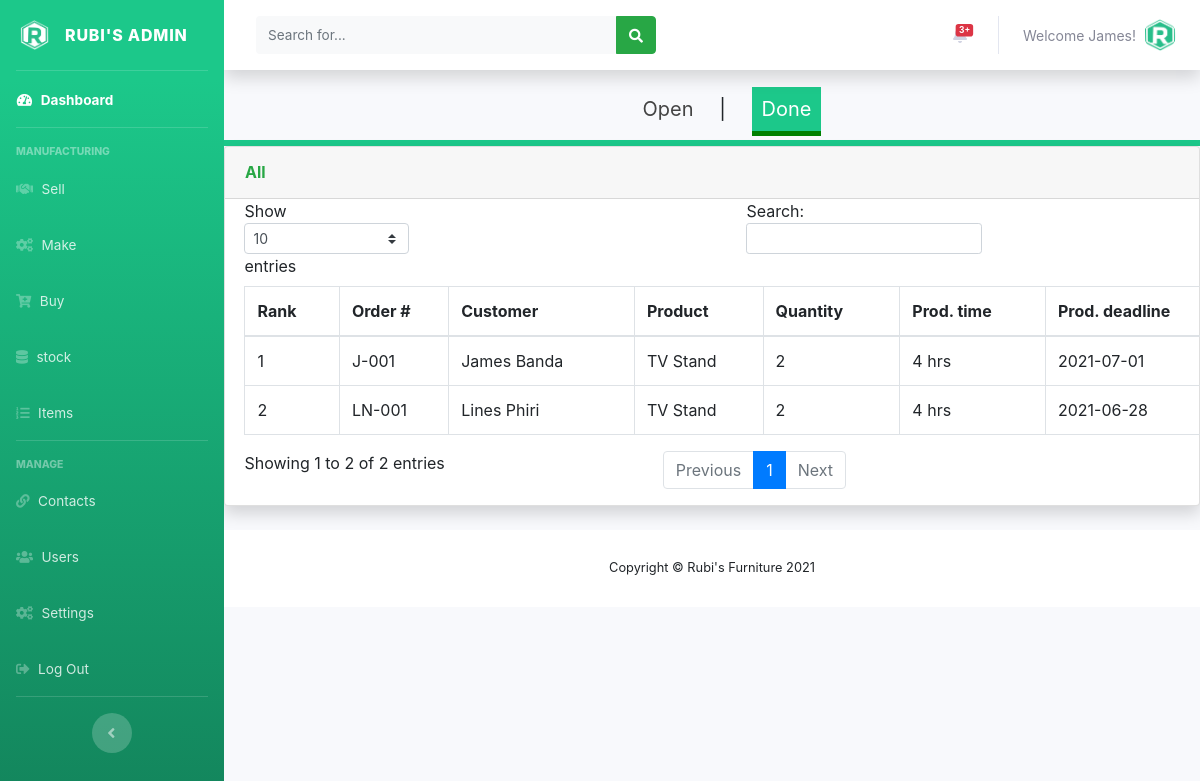
The app's page /admin/completemakeorders.php (signed in), older data.
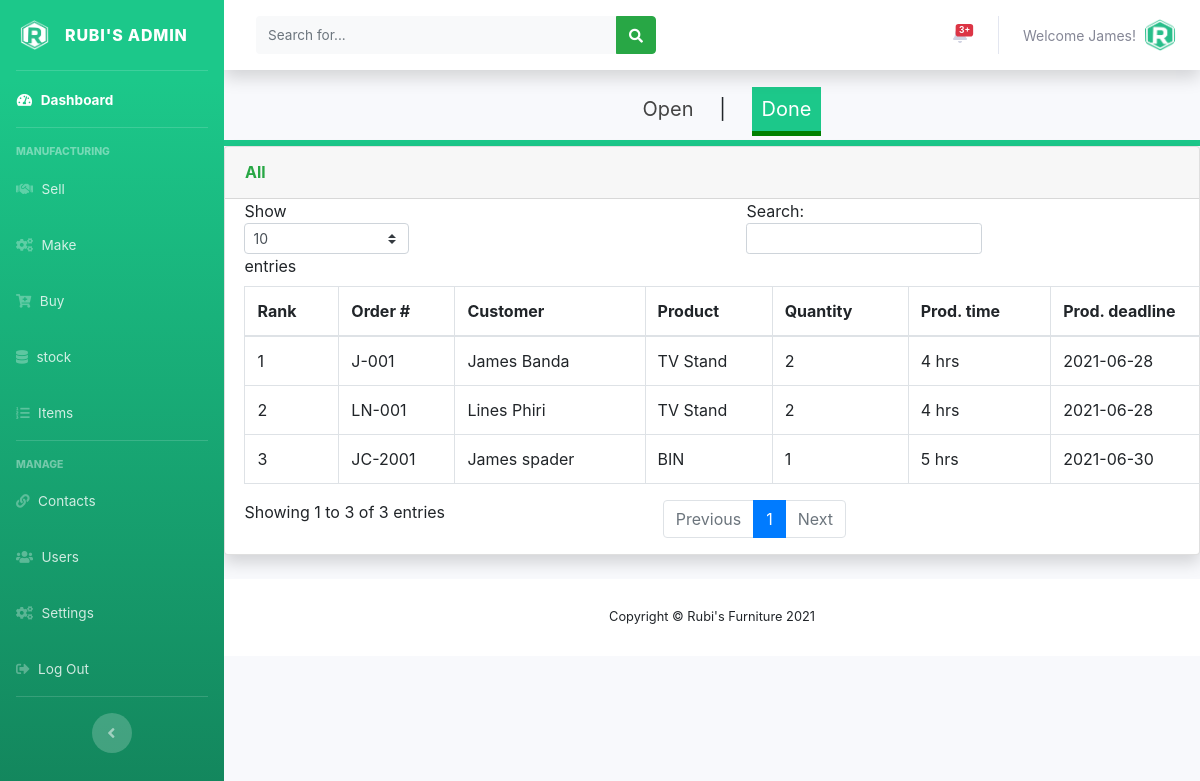
The same page, newer data.
### tables this page shows
CREATE TABLE IF NOT EXISTS `users` (
  `user_id` int(11) NOT NULL AUTO_INCREMENT,
  `full_name` varchar(150) NOT NULL,
  `user_name` varchar(120) NOT NULL,
  `user_password` varchar(250) NOT NULL,
  `email` varchar(120) NOT NULL,
  `role` int(10) NOT NULL,
  `user_status` int(11) NOT NULL DEFAULT '0',
  `date_created` timestamp NOT NULL DEFAULT CURRENT_TIMESTAMP,
  PRIMARY KEY (`user_id`),
  KEY `role` (`role`)
);

CREATE TABLE IF NOT EXISTS `tbl_sales_orders` (
  `id` int(11) NOT NULL AUTO_INCREMENT,
  `order_number` varchar(150) NOT NULL,
  `item` int(11) NOT NULL,
  `order_quantity` int(10) NOT NULL,
  `customer_name` varchar(150) NOT NULL,
  `total_amount` int(11) NOT NULL,
  `delivery_deadline` date DEFAULT NULL,
  `order_status` int(11) NOT NULL DEFAULT '0',
  `make_status` int(10) NOT NULL DEFAULT '0',
  `order_priority` int(11) NOT NULL DEFAULT '0',
  PRIMARY KEY (`id`)
);

CREATE TABLE IF NOT EXISTS `tbl_items` (
  `id` int(11) NOT NULL AUTO_INCREMENT,
  `item_name` varchar(150) NOT NULL,
  `variant_code` varchar(150) NOT NULL,
  `category` int(11) NOT NULL DEFAULT '0',
  `item_materials` varchar(150) NOT NULL,
  `item_operations` varchar(150) NOT NULL,
  `item_resources` varchar(150) NOT NULL,
  `default_sales_price` int(11) NOT NULL,
  `date_created` timestamp NOT NULL DEFAULT CURRENT_TIMESTAMP,
  PRIMARY KEY (`id`)
);

### admin/completemakeorders.php (the view, shortened to what this page needs)
<?php
include('../includes/config.php');
if (empty($_SESSION['user_id'])){
  header('Location: ../index.php');
}
else{
  include('includes/header.php');
  include('includes/navbar.php');
  include('includes/topbar.php');
  ?>
  <div class="nav1">
    <ul>
      <li><a href="makeorders.php">Open</a></li>
      <li>|</li>
      <li><a href="completemakeorders.php" class="active1" style="color:#FFFFFF;  background: #1cc88a;">Done</a></li>
    </ul>
  </div>
  <div class="card shadow mb-4">
    <div class="card-header py-3">
      <h6 class="m-0 font-weight-bold text-success">All</h6>
    </div>
    <div class="table-responsive">
      <?php
      $sql = "SELECT tbl_sales_orders.*, tbl_items.item_name, tbl_items.item_materials, tbl_items.item_operations, tbl_stock.in_stock, tbl_stock.expected_date FROM tbl_sales_orders INNER JOIN tbl_stock ON tbl_sales_orders.item = tbl_stock.item_name INNER JOIN tbl_items ON tbl_sales_orders.item = tbl_items.id WHERE  tbl_sales_orders.make_status = 3";
      $querry=$dbconn->prepare($sql);
      $querry->execute();
      $rows = $querry->fetchAll(PDO::FETCH_OBJ);
      $count = $querry->rowCount();
      $cnt = 1;?>
      <table class="table table-bordered" id="dataTable" width="120%" cellspacing="0">
        <thead>
          <tr>
            <th>Rank</th>
            <th>Order #</th>
            <th>Customer</th>
            <th>Product</th>
            <th>Quantity</th>
            <th>Prod. time</th>
            <th>Prod. deadline</th>
          </tr>
        </thead>
        <tbody>
          <?php if($count > 0)
          {
            foreach($rows as $row) {
              $d_deadline = $row->delivery_deadline;
              ?>
              <tr>
                <td><?php echo($cnt);?></td>
                <td><?php echo htmlentities($row->order_number);?></td>
                <td><?php echo htmlentities($row->customer_name);?></td>
                <td><?php echo htmlentities($row->item_name);?></td>
                <td><?php echo htmlentities($row->order_quantity);?></td>
                <?php
                $required_operations = unserialize($row->item_operations);
                $production_period = 0;
                foreach ($required_operations as $operations) {
                  $sql = "SELECT time_taken FROM tbl_operations WHERE id = $operations";
                  $querry=$dbconn->prepare($sql);
                  $querry->execute();
                  $rows = $querry->fetchAll(PDO::FETCH_OBJ);
                  $count = $querry->rowCount();
                  if($count > 0)
                  {
                    foreach($rows as $row) {
                      $production_period += $row->time_taken;
                    }
                  }
                }?>
                <td><?php echo htmlentities($production_period." hrs");?></td>
                <td><?php echo htmlentities($d_deadline);?></td>
                </tr>
                <?php $cnt++;}}?>
              </tbody>
            </table>
          </div>
        </div>
        <?php
        include('includes/footer.php');
      }?>

### admin/includes/topbar.php (shortened to what this page needs)
<div id="content-wrapper" class="d-flex flex-column">
  <div id="content">
    <nav class="navbar navbar-expand navbar-light bg-white topbar mb-4 static-top shadow">
      <form
      class="d-none d-sm-inline-block form-inline mr-auto ml-md-3 my-2 my-md-0 mw-100 navbar-search">
      <div class="input-group">
        <input type="text" class="form-control bg-light border-0 small" placeholder="Search for..."
        aria-label="Search" aria-describedby="basic-addon2">
        <div class="input-group-append">
          <button class="btn btn-success" type="button">
            <i class="fas fa-search fa-sm"></i>
          </button>
        </div>
      </div>
    </form>
    <ul class="navbar-nav ml-auto">
  <li class="nav-item dropdown no-arrow mx-1">
    <a class="nav-link dropdown-toggle" href="#" id="alertsDropdown" role="button"
    data-toggle="dropdown" aria-haspopup="true" aria-expanded="false">
    <span class="badge badge-danger badge-counter">3+</span>
  </a>
</li>
<li class="nav-item dropdown no-arrow">
  <a class="nav-link dropdown-toggle" href="#" id="userDropdown" role="button"
  data-toggle="dropdown" aria-haspopup="true" aria-expanded="false">
  <?php
  $staff_id = $_SESSION['user_id'];
  $sql = "SELECT user_name FROM users WHERE user_id = :staff_id";
  $querry=$dbconn->prepare($sql);
  $querry->bindParam(':staff_id', $staff_id, PDO::PARAM_INT);
  $querry->execute();
  $rows = $querry->fetchAll(PDO::FETCH_ASSOC);
  $count = $querry->rowCount();
  if($count > 0)
  {
    foreach($rows as $row) {?>
      <span class="mr-2 d-none d-lg-inline text-gray-600 small"><?php echo htmlentities('Welcome'."  ".$row['user_name'].'!') ?></span>
    <?php }
  }?>
  <img class="img-profile rounded-circle"
  src="../assets/img/logo/rubi_icon.png">
</a>
</li>
</ul>
</nav>

Row changes from the older to the newer data that the page shows:
changed tbl_sales_orders "James Banda": delivery_deadline "2021-07-01" → "2021-06-28"
added tbl_sales_orders: order_number "JC-2001", customer_name "James spader", tbl_items.item_name "BIN", order_quantity "1", production_period "5 hrs", delivery_deadline "2021-06-30"
Text that changed along with them:
text written by a page script: "Show entries Search: Showing 1 to 2 of 2 entries Previous 1 Next" → "Show entries Search: Showing 1 to 3 of 3 entries Previous 1 Next"
